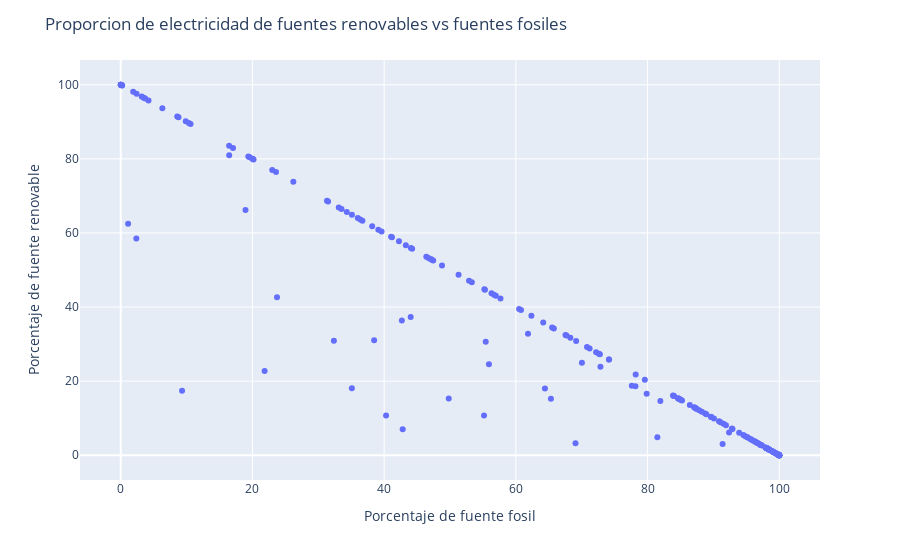

Source (notebook cell):
### Code cell
fig1 = px.scatter(x=df["fossil_share_elec"], y=df["renewables_share_elec"])
fig1.update_layout(
    xaxis_title="Porcentaje de fuente fosil",
    yaxis_title="Porcentaje de fuente renovable",
)

# Agregar título al gráfico
fig1.update_layout(
    title="Proporcion de electricidad de fuentes renovables vs fuentes fosiles ",
)

### Figure 1 — Plotly figure (JSON) as saved in the notebook; plotly's stock layout.template omitted (floating-point values rounded to 4 significant figures; data arrays with more than 128 entries replaced by an {"elided": "..."} marker saying what was removed)
{"data": [{"hovertemplate": "x=%{x}<br>y=%{y}<extra></extra>", "legendgroup": "", "marker": {"color": "#636efa", "symbol": "circle"}, "mode": "markers", "name": "", "orientation": "v", "showlegend": false, "type": "scatter", "x": {"elided": "203 float values"}, "xaxis": "x", "y": {"elided": "203 float values"}, "yaxis": "y"}], "layout": {"legend": {"tracegroupgap": 0}, "margin": {"t": 60}, "title": {"text": "Proporcion de electricidad de fuentes renovables vs fuentes fosiles "}, "xaxis": {"anchor": "y", "domain": [0, 1], "title": {"text": "Porcentaje de fuente fosil"}}, "yaxis": {"anchor": "x", "domain": [0, 1], "title": {"text": "Porcentaje de fuente renovable"}}}}
